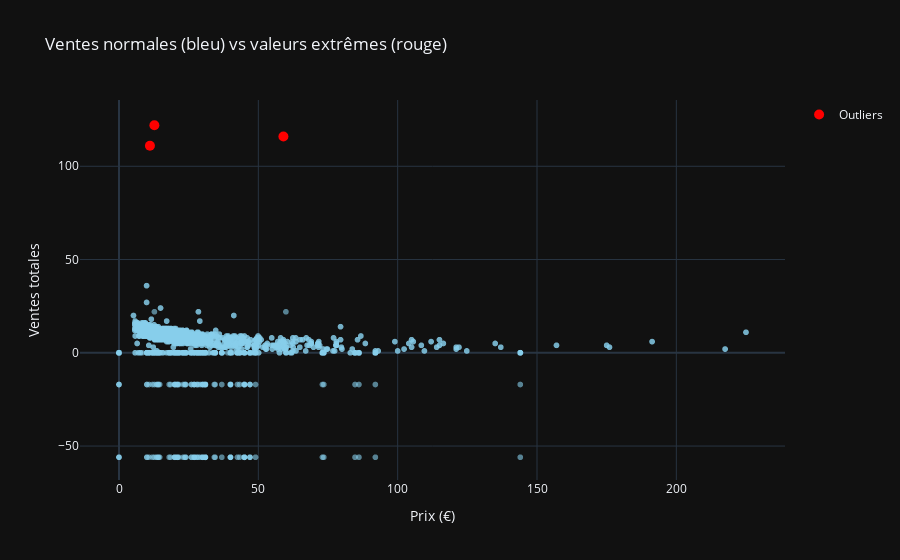

Notebook code cell kept with this figure:
### Code cell
#Selon vous, ces outliers sont-ils justifiés ? Comment le démontrer si cela est possible ?
df_final["rating_count"] = df_final["rating_count"].fillna(0)
df_final["total_sales"] = df_final["total_sales"].fillna(0)
df_final["average_rating"] = df_final["average_rating"].fillna(0)

# Identifier les outliers
outliers = df_final[df_final["total_sales"] > 50]
non_outliers = df_final[df_final["total_sales"] <= 50]

# Graphique avec les deux ensembles
fig = px.scatter(
    non_outliers,
    x="price",
    y="total_sales",
    color_discrete_sequence=["skyblue"],
    opacity=0.6,
    labels={"price": "Prix (€)", "total_sales": "Ventes totales"},
    title="Ventes normales (bleu) vs valeurs extrêmes (rouge)",
    template="plotly_dark"
)

# Ajouter les outliers en rouge
fig.add_scatter(
    x=outliers["price"],
    y=outliers["total_sales"],
    mode="markers",
    marker=dict(size=10, color="red", symbol="circle"),
    name="Outliers"
)

fig.show()

from IPython.display import Markdown

Markdown("""
> **Analyse des valeurs extrêmes**
>
> Le graphique met en évidence trois produits dont les ventes dépassent largement la moyenne (plus de 100 ventes contre moins de 20 pour la plupart des autres).  
> Ces valeurs ne traduisent pas une erreur de saisie mais des **produits à fort succès commercial** — probablement des best-sellers ou des articles en promotion.  
> On peut donc considérer que ces outliers sont **justifiés et cohérents** avec le contexte métier.
""")

### Figure 1 — Plotly figure (JSON) as saved in the notebook; plotly's stock layout.template omitted (floating-point values rounded to 4 significant figures; data arrays with more than 128 entries replaced by an {"elided": "..."} marker saying what was removed)
{"data": [{"hovertemplate": "Prix (€)=%{x}<br>Ventes totales=%{y}<extra></extra>", "legendgroup": "", "marker": {"color": "skyblue", "opacity": 0.6, "symbol": "circle"}, "mode": "markers", "name": "", "showlegend": false, "type": "scattergl", "x": {"elided": "9180 float values"}, "xaxis": "x", "y": {"elided": "9180 float values"}, "yaxis": "y"}, {"marker": {"color": "red", "size": 10, "symbol": "circle"}, "mode": "markers", "name": "Outliers", "type": "scatter", "x": [59.0, 12.7, 11.1], "y": [116.0, 122.0, 111.0]}], "layout": {"legend": {"tracegroupgap": 0}, "title": {"text": "Ventes normales (bleu) vs valeurs extrêmes (rouge)"}, "xaxis": {"anchor": "y", "domain": [0, 1], "title": {"text": "Prix (€)"}}, "yaxis": {"anchor": "x", "domain": [0, 1], "title": {"text": "Ventes totales"}}}}
